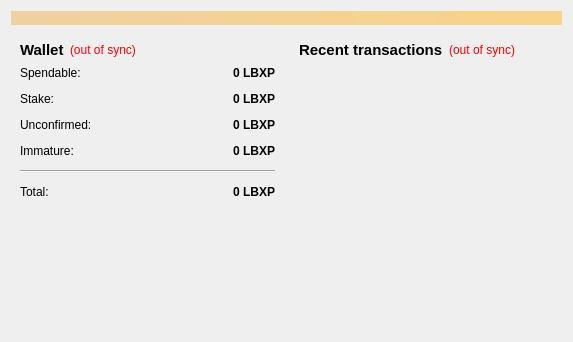
<?xml version="1.0" encoding="UTF-8"?>
<ui version="4.0">
 <class>OverviewPage</class>
 <widget class="QWidget" name="OverviewPage">
  <property name="geometry">
   <rect>
    <x>0</x>
    <y>0</y>
    <width>573</width>
    <height>342</height>
   </rect>
  </property>
  <property name="windowTitle">
   <string>Form</string>
  </property>
  <layout class="QVBoxLayout" name="topLayout">
   <item>
    <widget class="QLabel" name="labelAlerts">
     <property name="visible">
      <bool>false</bool>
     </property>
     <property name="styleSheet">
      <string notr="true">background-color: qlineargradient(x1: 0, y1: 0, x2: 1, y2: 0, stop:0 #F0D0A0, stop:1 #F8D488);  color:#000000
</string>
     </property>
     <property name="wordWrap">
      <bool>true</bool>
     </property>
     <property name="margin">
      <number>3</number>
     </property>
    </widget>
   </item>
   <item>
    <layout class="QHBoxLayout" name="horizontalLayout" stretch="1,1">
     <item>
      <layout class="QVBoxLayout" name="verticalLayout_2">
       <item>
        <widget class="QWidget" name="widget" native="true">
         <layout class="QVBoxLayout" name="verticalLayout_4">
          <item>
           <layout class="QHBoxLayout" name="horizontalLayout_4">
            <item>
             <widget class="QLabel" name="label_5">
              <property name="font">
               <font>
                <pointsize>11</pointsize>
                <weight>75</weight>
                <bold>true</bold>
               </font>
              </property>
              <property name="text">
               <string>Wallet</string>
              </property>
             </widget>
            </item>
            <item>
             <widget class="QLabel" name="labelWalletStatus">
              <property name="toolTip">
               <string>The displayed information may be out of date. Your wallet automatically synchronizes with the lbxp network after a connection is established, but this process has not completed yet.</string>
              </property>
              <property name="styleSheet">
               <string notr="true">QLabel { color: red; }</string>
              </property>
              <property name="text">
               <string notr="true">(out of sync)</string>
              </property>
              <property name="alignment">
               <set>Qt::AlignLeading|Qt::AlignLeft|Qt::AlignVCenter</set>
              </property>
             </widget>
            </item>
            <item>
             <spacer name="horizontalSpacer_2">
              <property name="orientation">
               <enum>Qt::Horizontal</enum>
              </property>
              <property name="sizeHint" stdset="0">
               <size>
                <width>40</width>
                <height>20</height>
               </size>
              </property>
             </spacer>
            </item>
           </layout>
          </item>
          <item>
           <layout class="QFormLayout" name="formLayout_2">
            <property name="fieldGrowthPolicy">
             <enum>QFormLayout::AllNonFixedFieldsGrow</enum>
            </property>
            <property name="horizontalSpacing">
             <number>12</number>
            </property>
            <property name="verticalSpacing">
             <number>12</number>
            </property>
            <item row="0" column="0">
             <widget class="QLabel" name="label">
              <property name="text">
               <string>Spendable:</string>
              </property>
             </widget>
            </item>
            <item row="0" column="1">
             <widget class="QLabel" name="labelBalance">
              <property name="font">
               <font>
                <weight>75</weight>
                <bold>true</bold>
               </font>
              </property>
              <property name="cursor">
               <cursorShape>IBeamCursor</cursorShape>
              </property>
              <property name="toolTip">
               <string>Your current spendable balance</string>
              </property>
              <property name="text">
               <string notr="true">0 LBXP</string>
              </property>
              <property name="alignment">
               <set>Qt::AlignRight|Qt::AlignTrailing|Qt::AlignVCenter</set>
              </property>
              <property name="textInteractionFlags">
               <set>Qt::LinksAccessibleByMouse|Qt::TextSelectableByKeyboard|Qt::TextSelectableByMouse</set>
              </property>
             </widget>
            </item>
            <item row="1" column="0">
             <widget class="QLabel" name="label_6">
              <property name="text">
               <string>Stake:</string>
              </property>
             </widget>
            </item>
            <item row="1" column="1">
             <widget class="QLabel" name="labelStake">
              <property name="font">
               <font>
                <weight>75</weight>
                <bold>true</bold>
               </font>
              </property>
              <property name="cursor">
               <cursorShape>IBeamCursor</cursorShape>
              </property>
              <property name="toolTip">
               <string>Total of coins that was staked, and do not yet count toward the current balance</string>
              </property>
              <property name="text">
               <string notr="true">0 LBXP</string>
              </property>
              <property name="alignment">
               <set>Qt::AlignRight|Qt::AlignTrailing|Qt::AlignVCenter</set>
              </property>
              <property name="textInteractionFlags">
               <set>Qt::LinksAccessibleByMouse|Qt::TextSelectableByKeyboard|Qt::TextSelectableByMouse</set>
              </property>
             </widget>
            </item>
            <item row="2" column="0">
             <widget class="QLabel" name="label_3">
              <property name="text">
               <string>Unconfirmed:</string>
              </property>
             </widget>
            </item>
            <item row="2" column="1">
             <widget class="QLabel" name="labelUnconfirmed">
              <property name="font">
               <font>
                <weight>75</weight>
                <bold>true</bold>
               </font>
              </property>
              <property name="cursor">
               <cursorShape>IBeamCursor</cursorShape>
              </property>
              <property name="toolTip">
               <string>Total of transactions that have yet to be confirmed, and do not yet count toward the current balance</string>
              </property>
              <property name="text">
               <string notr="true">0 LBXP</string>
              </property>
              <property name="alignment">
               <set>Qt::AlignRight|Qt::AlignTrailing|Qt::AlignVCenter</set>
              </property>
              <property name="textInteractionFlags">
               <set>Qt::LinksAccessibleByMouse|Qt::TextSelectableByKeyboard|Qt::TextSelectableByMouse</set>
              </property>
             </widget>
            </item>
            <item row="3" column="0">
             <widget class="QLabel" name="labelImmatureText">
              <property name="text">
               <string>Immature:</string>
              </property>
             </widget>
            </item>
            <item row="3" column="1">
             <widget class="QLabel" name="labelImmature">
              <property name="font">
               <font>
                <weight>75</weight>
                <bold>true</bold>
               </font>
              </property>
              <property name="toolTip">
               <string>Mined balance that has not yet matured</string>
              </property>
              <property name="text">
               <string notr="true">0 LBXP</string>
              </property>
              <property name="alignment">
               <set>Qt::AlignRight|Qt::AlignTrailing|Qt::AlignVCenter</set>
              </property>
              <property name="textInteractionFlags">
               <set>Qt::LinksAccessibleByMouse|Qt::TextSelectableByKeyboard|Qt::TextSelectableByMouse</set>
              </property>
             </widget>
            </item>
            <item row="4" column="0" colspan="2">
             <widget class="Line" name="line">
              <property name="orientation">
               <enum>Qt::Horizontal</enum>
              </property>
             </widget>
            </item>
            <item row="5" column="0">
             <widget class="QLabel" name="labelTotalText">
              <property name="text">
               <string>Total:</string>
              </property>
             </widget>
            </item>
            <item row="5" column="1">
             <widget class="QLabel" name="labelTotal">
              <property name="font">
               <font>
                <weight>75</weight>
                <bold>true</bold>
               </font>
              </property>
              <property name="cursor">
               <cursorShape>IBeamCursor</cursorShape>
              </property>
              <property name="toolTip">
               <string>Your current total balance</string>
              </property>
              <property name="text">
               <string notr="true">0 LBXP</string>
              </property>
              <property name="alignment">
               <set>Qt::AlignRight|Qt::AlignTrailing|Qt::AlignVCenter</set>
              </property>
              <property name="textInteractionFlags">
               <set>Qt::LinksAccessibleByMouse|Qt::TextSelectableByKeyboard|Qt::TextSelectableByMouse</set>
              </property>
             </widget>
            </item>
           </layout>
          </item>
         </layout>
        </widget>
       </item>
       <item>
        <spacer name="verticalSpacer">
         <property name="orientation">
          <enum>Qt::Vertical</enum>
         </property>
         <property name="sizeHint" stdset="0">
          <size>
           <width>20</width>
           <height>40</height>
          </size>
         </property>
        </spacer>
       </item>
      </layout>
     </item>
     <item>
      <layout class="QVBoxLayout" name="verticalLayout_3">
       <item>
        <widget class="QWidget" name="widget_2" native="true">
         <layout class="QVBoxLayout" name="verticalLayout">
          <item>
           <layout class="QHBoxLayout" name="horizontalLayout_2">
            <item>
             <widget class="QLabel" name="label_4">
              <property name="font">
               <font>
                <pointsize>11</pointsize>
                <weight>75</weight>
                <bold>true</bold>
               </font>
              </property>
              <property name="text">
               <string>&lt;b&gt;Recent transactions&lt;/b&gt;</string>
              </property>
             </widget>
            </item>
            <item>
             <widget class="QLabel" name="labelTransactionsStatus">
              <property name="toolTip">
               <string>The displayed information may be out of date. Your wallet automatically synchronizes with the lbxp network after a connection is established, but this process has not completed yet.</string>
              </property>
              <property name="styleSheet">
               <string notr="true">QLabel { color: red; }</string>
              </property>
              <property name="text">
               <string notr="true">(out of sync)</string>
              </property>
              <property name="alignment">
               <set>Qt::AlignRight|Qt::AlignTrailing|Qt::AlignVCenter</set>
              </property>
             </widget>
            </item>
            <item>
             <spacer name="horizontalSpacer">
              <property name="orientation">
               <enum>Qt::Horizontal</enum>
              </property>
              <property name="sizeHint" stdset="0">
               <size>
                <width>40</width>
                <height>20</height>
               </size>
              </property>
             </spacer>
            </item>
           </layout>
          </item>
          <item>
           <widget class="QListView" name="listTransactions">
            <property name="styleSheet">
             <string notr="true">QListView { background: transparent; }</string>
            </property>
            <property name="frameShape">
             <enum>QFrame::NoFrame</enum>
            </property>
            <property name="verticalScrollBarPolicy">
             <enum>Qt::ScrollBarAlwaysOff</enum>
            </property>
            <property name="horizontalScrollBarPolicy">
             <enum>Qt::ScrollBarAlwaysOff</enum>
            </property>
            <property name="selectionMode">
             <enum>QAbstractItemView::NoSelection</enum>
            </property>
           </widget>
          </item>
         </layout>
        </widget>
       </item>
      </layout>
     </item>
    </layout>
   </item>
  </layout>
 </widget>
 <resources/>
 <connections/>
</ui>
